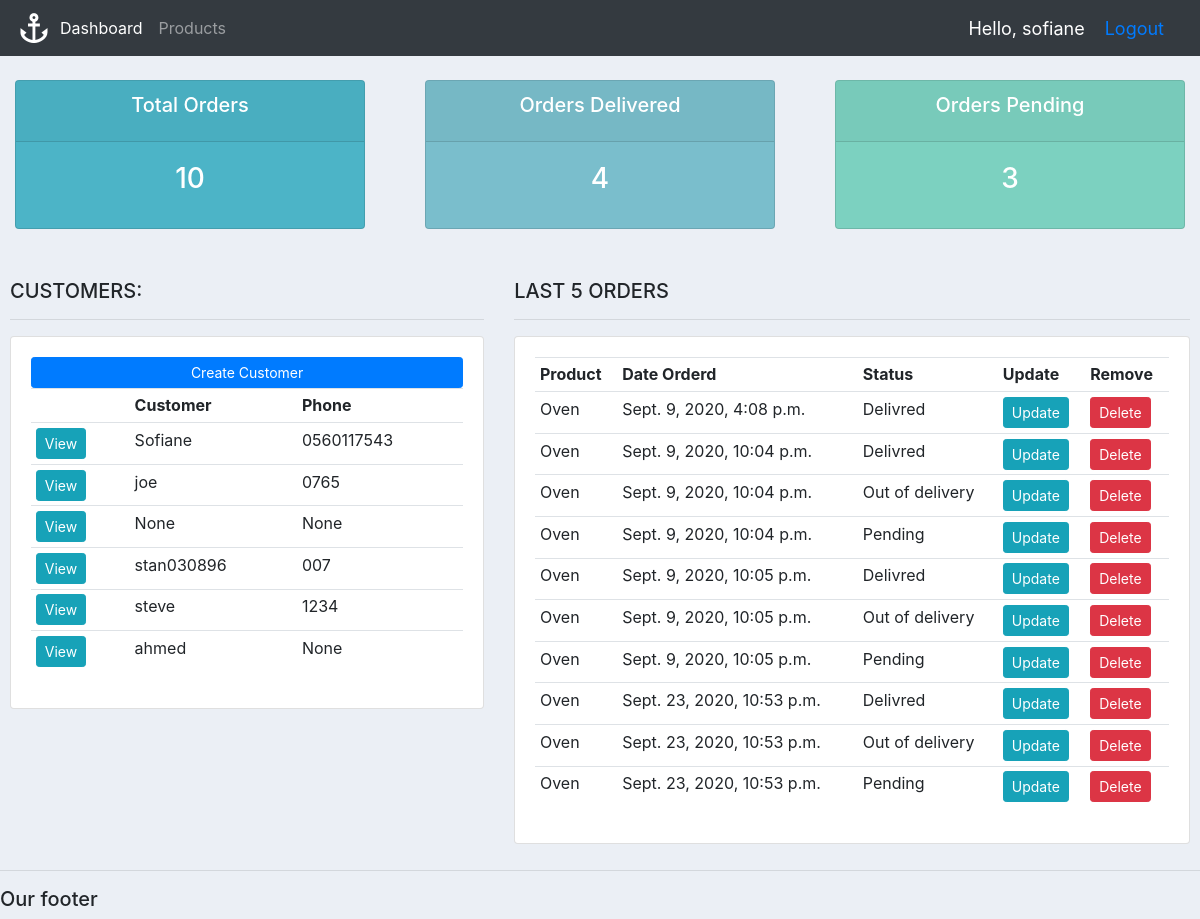
The app's page / (signed in), older data.
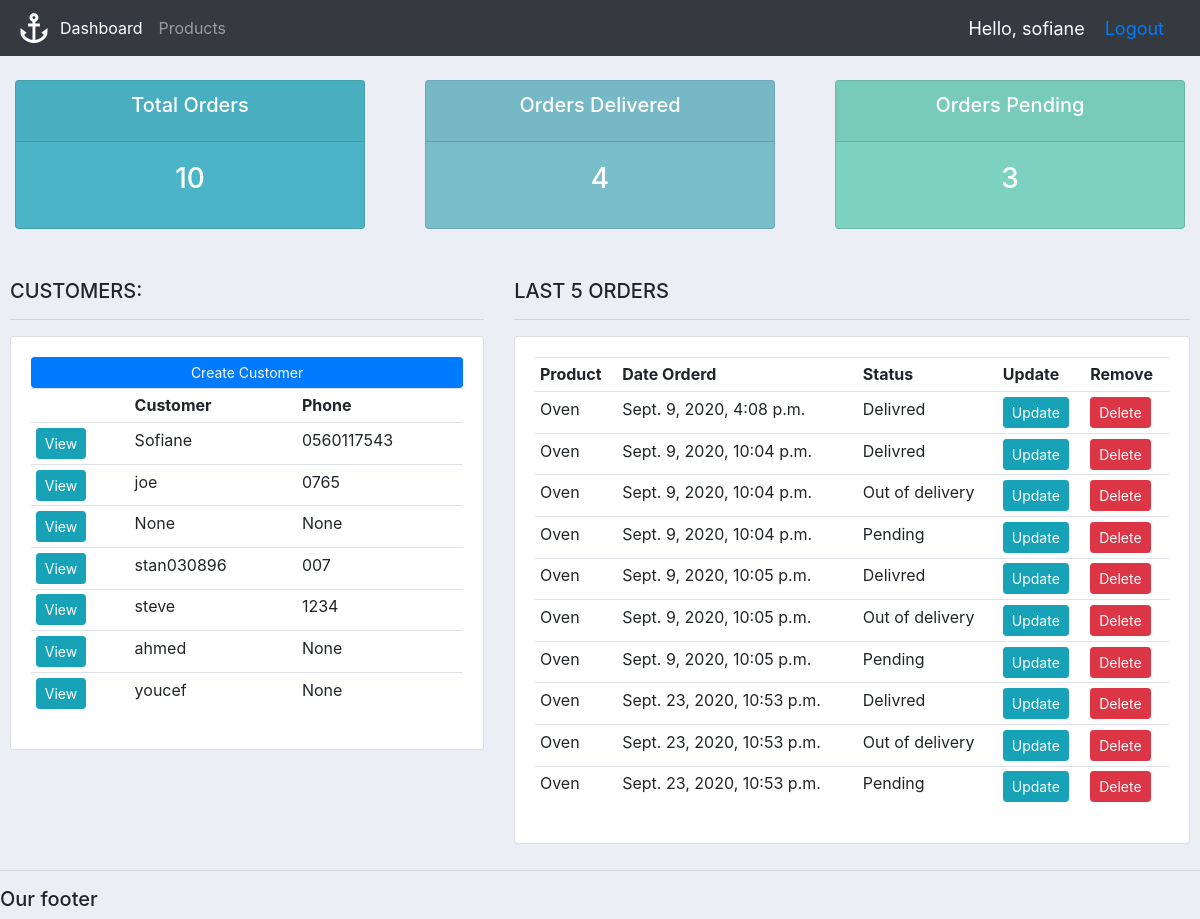
The same page, newer data.
### accounts/models.py (models this page shows, shortened)
class Customer(models.Model):
    user = models.OneToOneField(User,blank=True,  null=True, on_delete=models.CASCADE)
    name = models.CharField(max_length=200, null=True)
    phone = models.CharField(max_length=200, null=True)
    email = models.CharField(max_length=200, null=True)
    date_created = models.DateTimeField(auto_now_add=True, null=True)
    profile_pic = models.ImageField(default= "profile1.png", null=True, blank=True)

class Order(models.Model):
    STATUS = (
        ('Pending', 'Pending'),
        ('Out of delivery', 'Out of delivery'),
        ('Delivred', 'Delivred'),
    )
    customer = models.ForeignKey(
        Customer, null=True, on_delete=models.SET_NULL)
    product = models.ForeignKey(Product, null=True, on_delete=models.SET_NULL)
    date_created = models.DateTimeField(auto_now_add=True, null=True)
    status = models.CharField(max_length=200, null=True, choices=STATUS)
    note = models.CharField(max_length=1000, null=True)

class Product(models.Model):
    CATEGORY = (
        ('Indoor', 'Indoor'),
        ('Out door', 'Out door'),
    )
    name = models.CharField(max_length=200, null=True)
    price = models.FloatField(null=True)
    category = models.CharField(max_length=200, null=True, choices=CATEGORY)
    description = models.CharField(max_length=200, null=True, blank=True)
    date_created = models.DateTimeField(auto_now_add=True, null=True)
    tags = models.ManyToManyField(Tag)
    def __str__(self):
        return self.name

### accounts/decorators.py (the view)
    def wrapper_func(request, *args, **kwargs):
        group = None
        if request.user.groups.exists():
            group = request.user.groups.all()[0].name
        if group == 'customer':
            return redirect('user-page')
        if group == 'admin':
            return view_func(request, *args, **kwargs)

### accounts/views.py (called while the page is built)
@login_required(login_url='login')
@admin_only
def home(request):
    orders = Order.objects.all()
    customers = Customer.objects.all()
    total_customers = customers.count()
    total_orders = orders.count()
    delivred = orders.filter(status='Delivred').count()
    pending = orders.filter(status='Pending').count()
    context = {'orders': orders,
               'customers': customers,
               'total_orders': total_orders,
               'delivred': delivred,
               'pending': pending
               }
    return render(request, 'accounts/dashboard.html', context)

### accounts/templates/accounts/dashboard.html
{% extends 'accounts/main.html' %}
{% block content %}
{% include 'accounts/status.html' %}
<br>
<div class="row" style="padding: 10px">
    <div class="col-md-5">
        <h5>CUSTOMERS:</h5>
        <hr>
        <div class="card card-body">
            <a class="btn btn-primary  btn-sm btn-block" href="">Create Customer</a>
            <table class="table table-sm">
                <tr>
                    <th></th>
                    <th>Customer</th>
                    <th>Phone</th>
                </tr>
                {%  for customer in customers %}
                    <tr>
                        <td><a class="btn btn-sm btn-info" href="{% url 'customer' customer.id %}">View</a></td>
                        <td>{{ customer.name }}</td>
                        <td>{{ customer.phone }}</td>
                    </tr>
                {%  endfor %}
            </table>
        </div>
    </div>
    <div class="col-md-7">
        <h5>LAST 5 ORDERS</h5>
        <hr>
        <div class="card card-body">
            <table class="table table-sm">
                <tr>
                    <th>Product</th>
                    <th>Date Orderd</th>
                    <th>Status</th>
                    <th>Update</th>
                    <th>Remove</th>
                </tr>
                {%  for order in orders %}
                    <tr>
                        <td>{{ order.product }}</td>
                        <td>{{ order.date_created }}</td>
                        <td>{{ order.status }}</td>
                        <td><a class="btn btn-sm btn-info" href="{% url 'update_order' order.id %}">Update</a></td>
                        <td><a class="btn btn-sm btn-danger" href="{% url 'delete_order' order.id %}">Delete</a></td>
                    </tr>
                {%  endfor %}
            </table>
        </div>
    </div>
</div>
{% endblock%}

### accounts/templates/accounts/main.html (shortened to what this page needs)
{% load static %}
{% load static %}
<!DOCTYPE html>
<html>
<head>
    <link rel="stylesheet" href="https://stackpath.bootstrapcdn.com/bootstrap/4.5.2/css/bootstrap.min.css">
    <link rel="stylesheet" type="text/css" href="{% static '/css/main.css' %}">
</head>
<body>
    {% include 'accounts/navbar.html' %} {% block content %} {% endblock%}
    <hr>
    <h5>Our footer</h5>
</body>
</html>

### accounts/templates/accounts/navbar.html (shortened to what this page needs)
{% load static%}
<nav class="navbar navbar-expand-lg navbar-dark bg-dark">
    <img src="{% static 'images/logo.png' %}" alt="">
    <div class="collapse navbar-collapse" id="navbarNav">
        <ul class="navbar-nav">
            {% if request.user.is_staff %}
                <li class="nav-item active">
                    <a class="nav-link" href="{% url 'home' %}">Dashboard</a>
                </li>
                <li class="nav-item">
                    <a class="nav-link" href="{% url 'products' %}">Products</a>
                </li>
            {% else %}
            <li class="nav-item">
                <a class="nav-link" href="{% url 'account' %}">Settings</a>
            </li>
            {% endif %}
        </ul>
    </div>
    <span class="hello-msg">
        Hello, {{request.user}}
    </span>
    <span class="hello-msg">
        <a href="{% url 'logout' %}">Logout</a>
    </span>
</nav>

### accounts/templates/accounts/status.html
<br>
<div class="row">
	<div class="col">
		<div class="col-md">
			<div class="card text-center text-white  mb-3" id="total-orders">
			  	<div class="card-header">
			  		<h5 class="card-title">Total Orders</h5>
			  	</div>
			  	<div class="card-body">
			    	<h3 class="card-title">{{total_orders}}</h3>
			  	</div>
			</div>
		</div>
	</div>
	<div class="col">
		<div class="col-md">
			<div class="card text-center text-white  mb-3" id="orders-delivered">
			  	<div class="card-header">
			  		<h5 class="card-title">Orders Delivered</h5>
			  	</div>
			  	<div class="card-body">
			    	<h3 class="card-title">{{delivred}}</h3>
			  	</div>
			</div>
		</div>
	</div>
	<div class="col">
		<div class="col-md">
			<div class="card text-center text-white  mb-3" id="orders-pending">
			  	<div class="card-header">
			  		<h5 class="card-title">Orders Pending</h5>
			  	</div>
			  	<div class="card-body">
			    	<h3 class="card-title">{{pending}}</h3>
			  	</div>
			</div>
		</div>
	</div>
</div>

### static/css/main.css (style rules this page uses)
body { background-color: #ebeff5; }
#total-orders { background-color: #4cb4c7; }
#orders-delivered { background-color: #7abecc; }
#orders-pending { background-color: #7CD1C0; }

### accounts/templates/accounts/navbar.html (style rules this page uses)
.hello-msg { font-size: 18px; color: #ffff; margin-right: 20px; }

Row changes from the older to the newer data that the page shows:
added Customer: name "youcef", phone "None"
